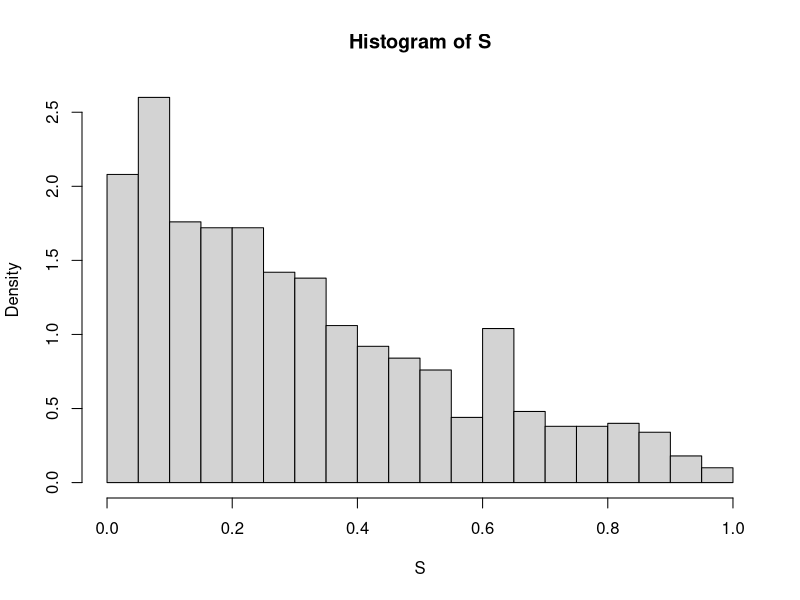
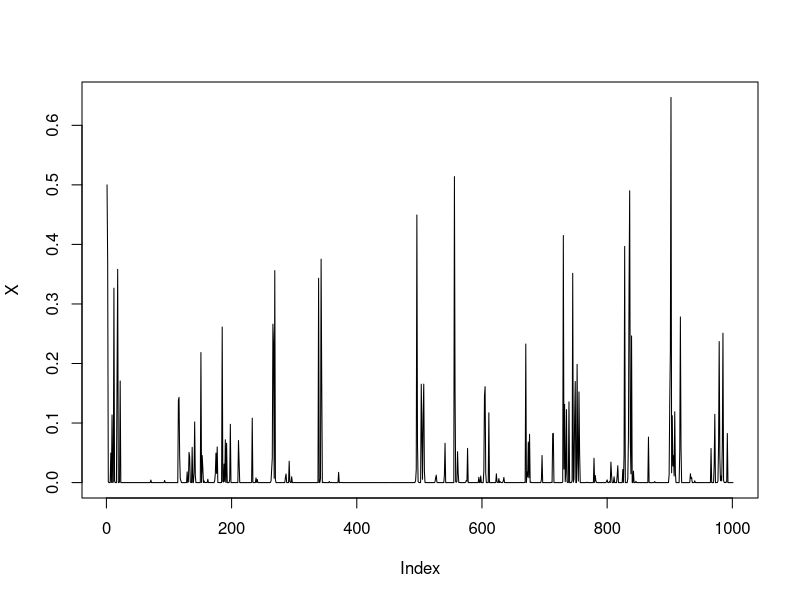
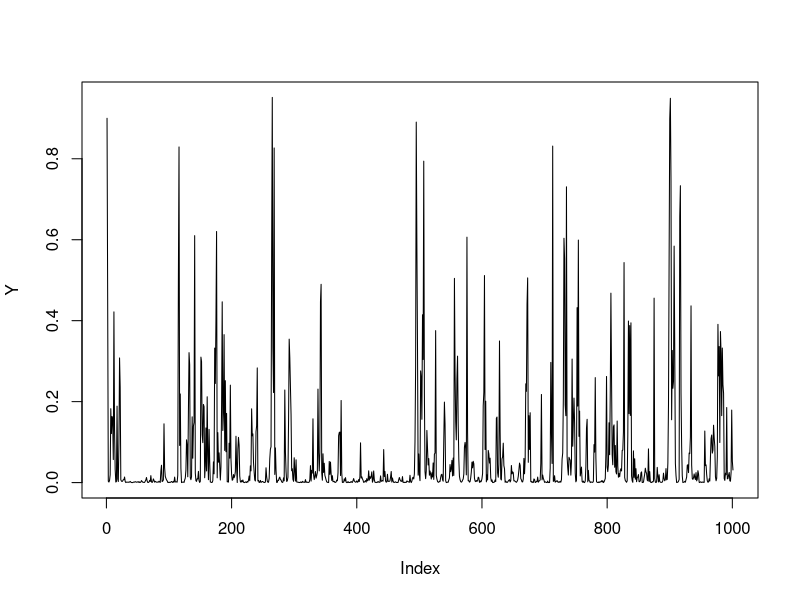

Here is the R script that generated these plots, in order: (Note: this script raises an error after producing the figures.)
invcdf=function(a,n){
  U=runif(n)
  return(log(U*(a-1)+1)/log(a))
}

S=invcdf(0.1,1000)
hist(S,30, freq=F)

n=1000
X=numeric(n)
Y=numeric(n)
#X[1]=0.1
#Y[1]=0.1

X[1]=0.5
Y[1]=0.9

for (i in 1:n){
  X[i+1]=rbeta(1,Y[i],4)
  Y[i+1]=invcdf(X[i+1],1)
}
plot(X, type="l")
plot(Y, type="l")

Z=X^2+Y^2

mean(Z)

var(Z)/1000


#u2
set.seed(123456)
X=rchisq(100,240)

write.csv(X, "X.csv", row.names=F)

X=read.csv("X.csv")$x
fitness=function(X,a){
  return(-1/sum(log(dchisq(X,a))))
}

crossover=function(X,Y){
  return(list(ch1=floor((2*X+Y)/3), ch2=floor((X+Y*2)/3)))
}


mutation=function(X){
  return((X*2559+107)%%311)
}

genetic=function(X,maxiter,mutprob){
Y=seq(1,50,1)
for (i in 1:maxiter){
  Fit=numeric(50)
  for(j in 1:50) Fit[j]=fitness(X,Y[j])
  P=Fit/sum(Fit)
  ind=sample(1:50, 20,replace=T,prob=P)
  Yn=numeric(50)
  index=0
  for(j in 1:25){
    p1=sample(ind,1)
    p2=sample(ind,1)
    res=crossover(Y[p1], Y[p2])
    index=index+1
    Yn[index]=ifelse(fitness(Y[p1],X)>fitness(res$ch1,X), Y[p1], res$ch1)
    index=index+1
    Yn[index]= ifelse(fitness(Y[p2],X)>fitness(res$ch2,X), Y[p2], res$ch2)
    if(runif(1)<mutprob) Yn[index]=mutation(Yn[index])
  }
  Y=Yn
}
return(list(Y=Y, fit=Y[order(-Fit)[1]], out=max(Fit) ))
}

genetic(X,100,0.9)
library(boot)
stat=function(data, index){
  print("p")
  X1=data[index]
  res=genetic(X1,100,0.2)
  return(res$fit)
}
bt=boot(X,stat,100)
mean(bt$t<200)

